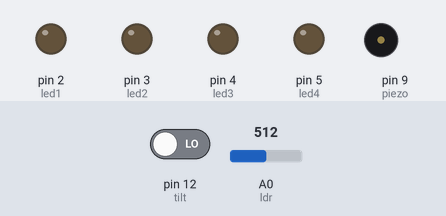
Bench run of a sketch on a simulated Arduino Uno, built with avr-gcc and run on an emulated ATmega328P. On the bench: output pins drawn as LEDs (lit = HIGH), buzzer (waves = sounding). The test bench sets the inputs (shaded band); at power-on: pin 12 (tilt) LOW, A0 (ldr) = 512.

Above: at 24.9 s.
25.0 s: pin 12 (tilt) driven LOW
35.3 s: A0 (ldr) set to 482
At 35.43 s:
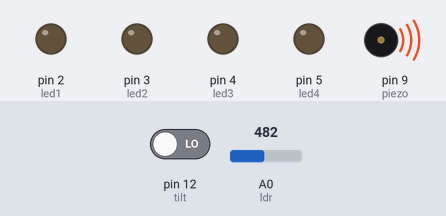
45.6 s: A0 (ldr) set to 510
At 52.5 s:
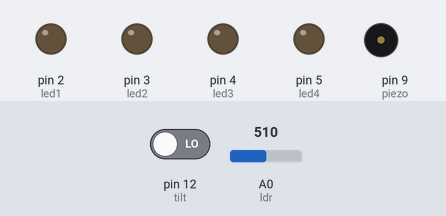
Timing chart, 0 to 56.9 s (numbered marks = the images above; inputs shaded):
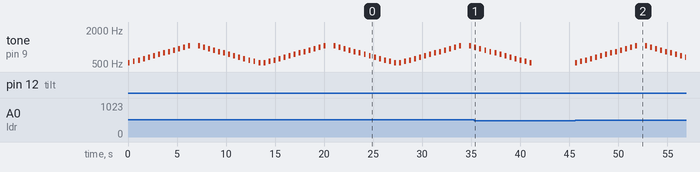

The sketch:

activity4_atila1.ino
```cpp
  int tilt = 12;
  int led1 = 2;
  int led2= 3;
  int led3= 4;
  int led4= 5;
  int piezo=9;
  int ldr = A0;
void setup()
{

  pinMode(led1,OUTPUT);
  pinMode(led2,OUTPUT);
  pinMode(led3,OUTPUT);
  pinMode(led4,OUTPUT);
  pinMode(ldr,INPUT);
  pinMode(piezo,OUTPUT);
  pinMode(tilt,INPUT);


}

void loop()
{

  int digitalval=digitalRead(tilt);
  int deger= analogRead(ldr);
 if(deger>500 &&  digitalval== 1)
 {
  for(int a=2;a>6;a++)
  {
  digitalWrite(a,HIGH);
  delay(deger);
  digitalWrite(a,LOW);

  }

  }
  else if (deger>500 && digitalval== LOW ){

    int atilafreq[]= {523,554,587,622,659,698,740,784,831,880,932,988,1047};
  int i;
   for(i=0;i<13;i++)
   {
     tone(9, atilafreq[i],200);
     delay(deger);
   }
  delay(deger);
   for(i=12;i>-1;i--)
   {
     tone(9, atilafreq[i],200);
     delay(deger);


     }


   }
}
```

Measured:
- the behaviour switches between 501 and 500 on A0 (ldr) (found by bisection; images 0 and 1)
- after the input at 35.3 s, tone on pin 9 (piezo): goes on until 41.2 s, then stays silent
- after the input at 45.6 s, tone on pin 9 (piezo): plays 523 Hz for 0.20 s, 554 Hz for 0.20 s, 587 Hz for 0.20 s, 622 Hz for 0.20 s, 659 Hz for 0.20 s, 698 Hz for 0.20 s … (22 notes in this stretch), starting at once
- by itself, tone on pin 9 (piezo): plays 523 Hz for 0.20 s, 554 Hz for 0.20 s, 587 Hz for 0.20 s, 622 Hz for 0.20 s, 659 Hz for 0.20 s, 698 Hz for 0.20 s … (47 notes in this stretch)
